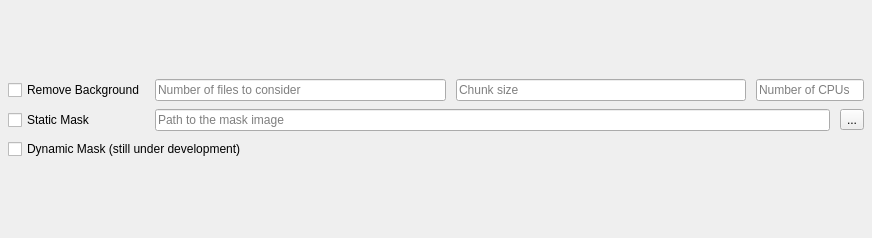
             <widget class="QWidget" name="PrePage">
              <property name="geometry">
               <rect>
                <x>0</x>
                <y>0</y>
                <width>872</width>
                <height>238</height>
               </rect>
              </property>
              <attribute name="label">
               <string>Pre-Process</string>
              </attribute>
              <layout class="QGridLayout" name="gridLayout_3">
               <property name="leftMargin">
                <number>8</number>
               </property>
               <property name="topMargin">
                <number>0</number>
               </property>
               <property name="rightMargin">
                <number>8</number>
               </property>
               <property name="bottomMargin">
                <number>0</number>
               </property>
               <item row="0" column="0">
                <layout class="QGridLayout" name="gridLayout_7">
                 <property name="horizontalSpacing">
                  <number>10</number>
                 </property>
                 <property name="verticalSpacing">
                  <number>8</number>
                 </property>
                 <item row="1" column="1" colspan="3">
                  <widget class="QLineEdit" name="pre_sm_path_LE">
                   <property name="placeholderText">
                    <string>Path to the mask image</string>
                   </property>
                  </widget>
                 </item>
                 <item row="0" column="3" colspan="2">
                  <widget class="QLineEdit" name="pre_bg_ncpus_LE">
                   <property name="placeholderText">
                    <string>Number of CPUs</string>
                   </property>
                  </widget>
                 </item>
                 <item row="1" column="4">
                  <widget class="QToolButton" name="pre_sm_path_TB">
                   <property name="text">
                    <string>...</string>
                   </property>
                  </widget>
                 </item>
                 <item row="0" column="1">
                  <widget class="QLineEdit" name="pre_bg_nfiles_LE">
                   <property name="placeholderText">
                    <string>Number of files to consider</string>
                   </property>
                  </widget>
                 </item>
                 <item row="1" column="0">
                  <widget class="QCheckBox" name="pre_staticmask_CB">
                   <property name="text">
                    <string>Static Mask</string>
                   </property>
                  </widget>
                 </item>
                 <item row="0" column="0">
                  <widget class="QCheckBox" name="pre_background_CB">
                   <property name="text">
                    <string>Remove Background</string>
                   </property>
                  </widget>
                 </item>
                 <item row="2" column="0" colspan="3">
                  <widget class="QCheckBox" name="pre_dynamicmask_CB">
                   <property name="text">
                    <string>Dynamic Mask (still under development)</string>
                   </property>
                  </widget>
                 </item>
                 <item row="0" column="2">
                  <widget class="QLineEdit" name="pre_bg_chunksize_LE">
                   <property name="placeholderText">
                    <string>Chunk size</string>
                   </property>
                  </widget>
                 </item>
                </layout>
               </item>
              </layout>
             </widget>
